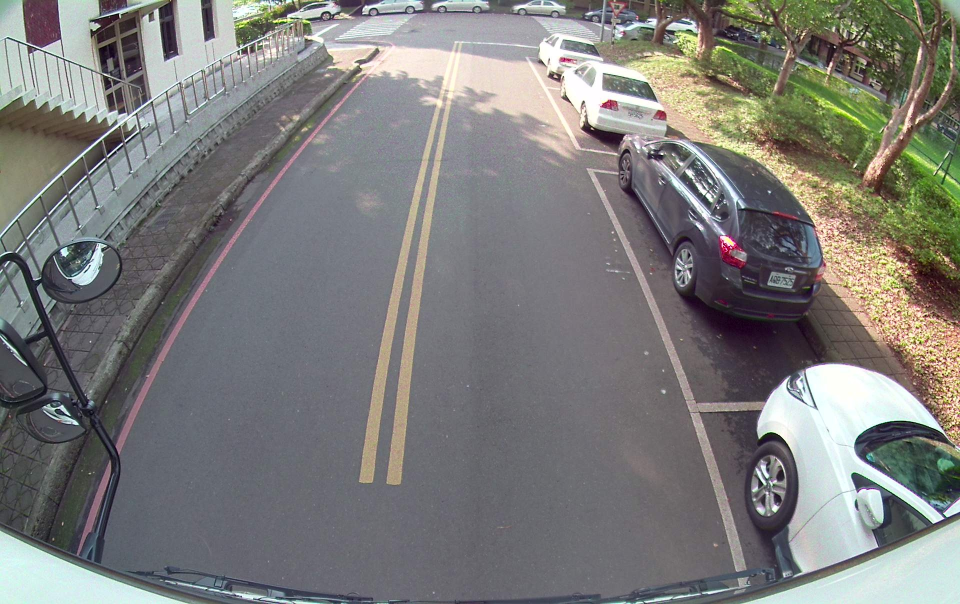
#> input picture src/sensing/camera_utils/src/test_data/front_120_raw_10000.jpg, 1920 x 1208 px (shown at 1/2 size)
$ python deeplab_utils.py -f ../../sensing/camera_utils/src/test_data/front_120_raw_10000.jpg   (older library calls are emulated)
#> lines starting #> are read from the running program, lines starting #| are printed output that depends on the picture
#!/usr/bin/env python
import os
import argparse
import logging
import cv2

IMAGE_WIDTH = 513
IMAGE_HEIGHT = 513


def read_labels_by_deeplab_output(png_file):
    """Each pixel in |png_file| is labels. EX: 15 is person."""
    if not os.path.isfile(png_file):
        logging.error("File not exist: %s", png_file)
        return None
    img = cv2.imread(png_file, cv2.CV_8UC1)
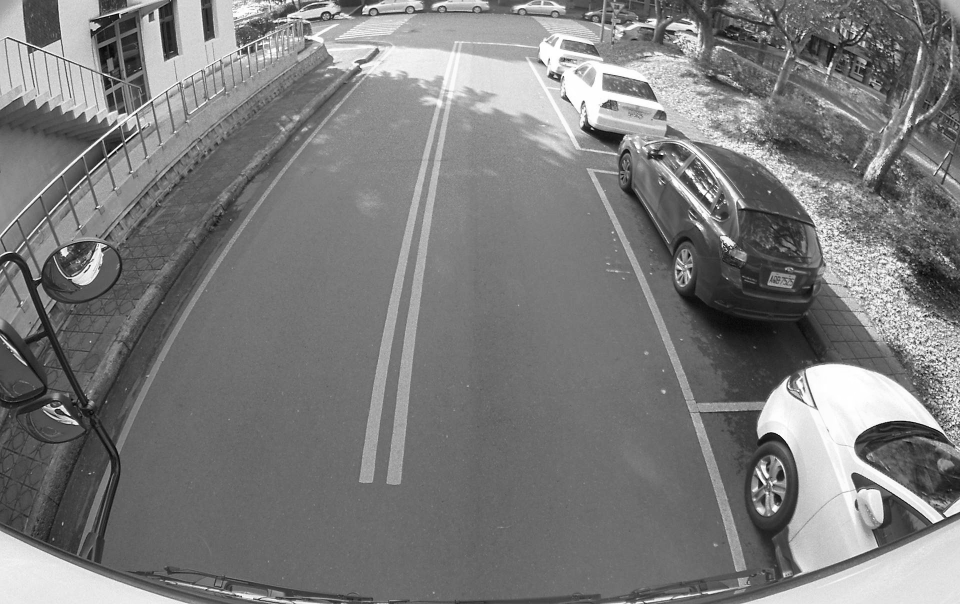
#> img: shape (1208, 1920) (shown at 1/2 size); min 0, max 255, mean 123.9
# [7 lines of commented-out code are left out]
    return img


def main():
    parser = argparse.ArgumentParser()
    parser.add_argument("--png-file", "-f", help="labels marked by deeplab", required=True)
    args = parser.parse_args()
    read_labels_by_deeplab_output(args.png_file)


if __name__ == "__main__":
    main()
